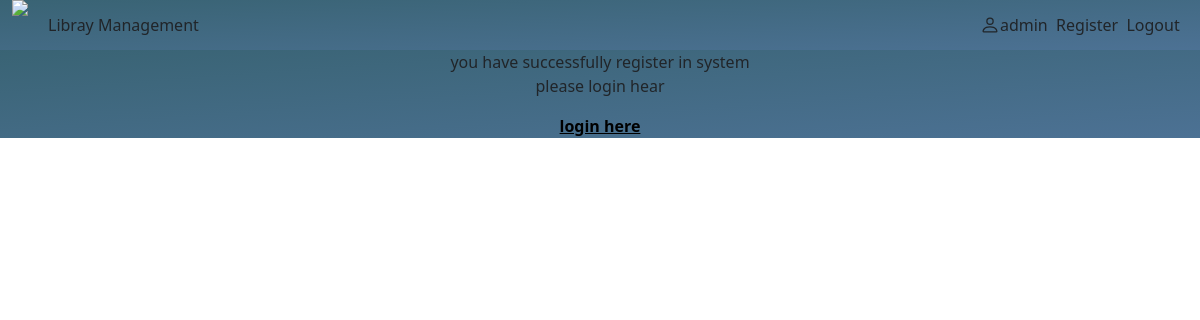
The app's page /success_register/ (signed in), older data.
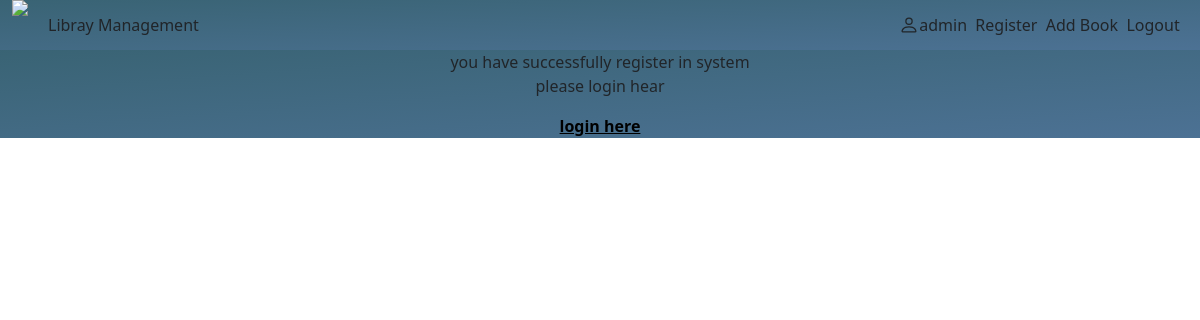
The same page, newer data.
### libray/models.py (models this page shows, shortened)
class User(AbstractUser):
    username = models.CharField(max_length=100,unique=True)
    role = models.CharField(max_length=10,choices=Role.choices())
    is_deleted = models.BooleanField(default=False)

### libray/views.py (the view)
# urls.py: path('success_register/',views.SuccessMessage.as_view(),name="success_register"),
class SuccessMessage(TemplateView):
    template_name = 'successpage.html'

### templates/successpage.html (shortened to what this page needs)
{% include 'base.html' %}
<!DOCTYPE html>
<html>
<head>
</head>
<body>
    <div class="gradient-custom">
        <div class="row">
            <div class="text-lg-right text-center">
                <p>you have successfully register in system <br> please login hear </p>
                <a style="color: black;" href="{% url 'login' %}"><b>login here</b></a>
            </div>
        </div>
    </div>
</body>
</html>

### templates/base.html (shortened to what this page needs)
<!DOCTYPE html>
<html>
<head>
  <link href="https://cdn.jsdelivr.net/npm/bootstrap@5.2.3/dist/css/bootstrap.min.css" rel="stylesheet" />
</head>
<body>
  <nav class="navbar navbar-expand-sm bg-secondary navbar-dark" style="height:50px">
    <div class="container-fluid" max-width="100%">
      <img src="	https://thumbs.dreamstime.com/b/old-book-flying-le…t-books-as-symbol-knowledge-history-218640948.jpg"
        height="50pxz" max-width="100%">
      <a class="nav-link active" style="margin-left: 20px;" aria-current="page" href="{% url 'home' %}">Libray
        Management</a>
      <div class="collapse navbar-collapse" id="navbarSupportedContent">
        {% if request.user.is_authenticated %}
        <span name="person-outline">{{user.username}}</span>
        {% endif %}&nbsp;&nbsp;
        <form class="d-flex">
          <a class="nav-link active" aria-current="page" href="{% url 'create_user' %}">Register</a>&nbsp;&nbsp;
          {% if request.user.is_authenticated and request.user.role == 'librarian' %}
          <a class="nav-link active" aria-current="page" href="{% url 'add_book' %}">Add Book</a>&nbsp;&nbsp;
          {% endif %}
          {% if request.user.is_authenticated %}
          <a class="nav-link active" aria-current="page" href="{% url 'logout' %}">Logout</a>&nbsp;&nbsp;
          {% endif %}
        </form>
      </div>
    </div>
  </nav>
</body>
</html>

### templates/base.html (style rules this page uses)
.container-fluid { background: hwb(187 71% 19%); background: -webkit-linear-gradient(to bottom right, hsl(280, 25%, 60%), hsl(245, 30%, 65%)); background: linear-gradient(to bottom right, hsl(197, 34%, 34%), hsl(209, 32%, 44%)) }

### templates/successpage.html (style rules this page uses)
.gradient-custom { background-color: hwb(187 71% 19%); background: -webkit-linear-gradient(to bottom right, hsl(280, 25%, 60%), hsl(245, 30%, 65%)); background: linear-gradient(to bottom right, hsl(197, 34%, 34%), hsl(209, 32%, 44%)); }

Row changes from the older to the newer data that the page shows:
changed User "admin": role empty → "librarian" (drawn)
Text that changed along with them:
text now shown: "Add Book"
